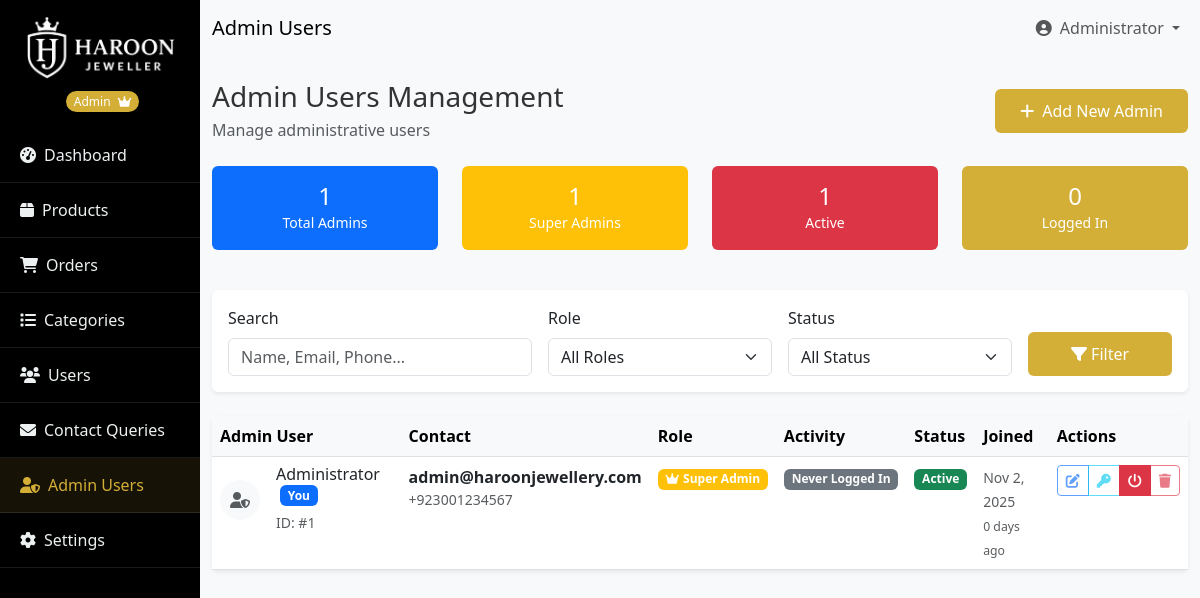
Page /admin/admins.php (signed in) on the committed database.
### tables this page shows
CREATE TABLE users (
    id INT PRIMARY KEY AUTO_INCREMENT,
    name VARCHAR(100) NOT NULL,
    email VARCHAR(255) UNIQUE NOT NULL,
    mobile VARCHAR(15) NOT NULL,
    password VARCHAR(255) NOT NULL,
    address TEXT,
    city VARCHAR(100),
    country VARCHAR(100),
    theme_preference ENUM('light', 'dark') DEFAULT 'light',
    created_at TIMESTAMP DEFAULT CURRENT_TIMESTAMP,
    updated_at TIMESTAMP DEFAULT CURRENT_TIMESTAMP ON UPDATE CURRENT_TIMESTAMP,
    status ENUM('active', 'inactive') DEFAULT 'active',
    remember_token VARCHAR(255),
    token_expiry TIMESTAMP DEFAULT CURRENT_TIMESTAMP,
    role ENUM('customer', 'admin', 'manager') DEFAULT 'customer',
    permissions JSON NULL,
    last_login DATETIME NULL,
    is_super_admin BOOLEAN DEFAULT FALSE
);

### admin/admins.php (the view, shortened to what this page needs)
<?php
require_once 'includes/admin-header.php';
$db = new Database();
$conn = $db->getConnection();
$search = isset($_GET['search']) ? trim($_GET['search']) : '';
$page = isset($_GET['page']) ? max(1, intval($_GET['page'])) : 1;
$limit = 15;
$offset = ($page - 1) * $limit;
$whereConditions = ["u.role = 'admin'"];
$params = [];
$whereClause = implode(' AND ', $whereConditions);
$sql = "SELECT
            u.*,
            (SELECT COUNT(*) FROM orders WHERE user_id = u.id) as managed_orders,
            (SELECT COUNT(*) FROM products) as total_products,
            DATEDIFF(CURDATE(), u.created_at) as days_since_join
        FROM users u
        WHERE $whereClause
        ORDER BY u.is_super_admin DESC, u.created_at DESC
        LIMIT $limit OFFSET $offset";
$stmt = $conn->prepare($sql);
$stmt->execute($params);
$admins = $stmt->fetchAll(PDO::FETCH_ASSOC);
$stats_stmt = $conn->query("
    SELECT
        COUNT(*) as total_admins,
        SUM(CASE WHEN is_super_admin = 1 THEN 1 ELSE 0 END) as super_admins,
        SUM(CASE WHEN status = 'active' THEN 1 ELSE 0 END) as active_admins,
        SUM(CASE WHEN last_login IS NOT NULL THEN 1 ELSE 0 END) as logged_in_admins
    FROM users
    WHERE role = 'admin'
");
$stats = $stats_stmt->fetch(PDO::FETCH_ASSOC);
?>
<div class="container-fluid py-4">
    <div class="d-flex justify-content-between align-items-center mb-4">
        <div>
            <h1 class="h3 brand-font mb-1">Admin Users Management</h1>
            <p class="text-muted mb-0">Manage administrative users</p>
        </div>
        <div>
            <button type="button" class="btn btn-gold" data-bs-toggle="modal" data-bs-target="#addAdminModal">
                <i class="fas fa-plus me-2"></i>Add New Admin
            </button>
        </div>
    </div>
    <div class="row mb-4">
        <div class="col-xl-3 col-md-4 col-6 mb-3">
            <div class="card border-0 bg-primary text-white">
                <div class="card-body text-center p-3">
                    <h4 class="mb-0"><?php echo $stats['total_admins']; ?></h4>
                    <small>Total Admins</small>
                </div>
            </div>
        </div>
        <div class="col-xl-3 col-md-4 col-6 mb-3">
            <div class="card border-0 bg-warning text-white">
                <div class="card-body text-center p-3">
                    <h4 class="mb-0"><?php echo $stats['super_admins']; ?></h4>
                    <small>Super Admins</small>
                </div>
            </div>
        </div>
        <div class="col-xl-3 col-md-4 col-6 mb-3">
            <div class="card border-0 bg-danger text-white">
                <div class="card-body text-center p-3">
                    <h4 class="mb-0"><?php echo $stats['active_admins']; ?></h4>
                    <small>Active</small>
                </div>
            </div>
        </div>
        <div class="col-xl-3 col-md-4 col-6 mb-3">
            <div class="card border-0 bg-gold text-white">
                <div class="card-body text-center p-3">
                    <h4 class="mb-0"><?php echo $stats['logged_in_admins']; ?></h4>
                    <small>Logged In</small>
                </div>
            </div>
        </div>
    </div>
    <div class="card border-0 shadow-sm mb-4">
        <div class="card-body">
            <form method="GET" action="" class="row g-3 align-items-end">
                <div class="col-md-4">
                    <label for="search" class="form-label">Search</label>
                    <input type="text" class="form-control" id="search" name="search"
                           value="<?php echo htmlspecialchars($search); ?>"
                           placeholder="Name, Email, Phone...">
                </div>
                <div class="col-md-3">
                    <label for="role" class="form-label">Role</label>
                    <select class="form-select" id="role" name="role">
                        <option value="all">All Roles</option>
                    </select>
                </div>
                <div class="col-md-3">
                    <label for="status" class="form-label">Status</label>
                    <select class="form-select" id="status" name="status">
                        <option value="all">All Status</option>
                    </select>
                </div>
                <div class="col-md-2">
                    <button type="submit" class="btn btn-gold w-100">
                        <i class="fas fa-filter"></i> Filter
                    </button>
                </div>
            </form>
        </div>
    </div>
    <div class="card border-0 shadow-sm">
        <div class="card-body p-0">
            <div class="table-responsive">
                <table class="table table-hover mb-0">
                    <thead class="table-light">
                        <tr>
                            <th>Admin User</th>
                            <th>Contact</th>
                            <th>Role</th>
                            <th>Activity</th>
                            <th>Status</th>
                            <th>Joined</th>
                            <th>Actions</th>
                        </tr>
                    </thead>
                    <tbody>
                        <?php if (!empty($admins)): ?>
                            <?php foreach ($admins as $admin): ?>
                                <tr>
                                    <td>
                                        <div class="d-flex align-items-center">
                                            <div class="flex-shrink-0 me-3">
                                                <div class="bg-light rounded-circle d-flex align-items-center justify-content-center"
                                                     style="width: 40px; height: 40px;">
                                                    <i class="fas fa-user-shield text-muted"></i>
                                                </div>
                                            </div>
                                            <div class="flex-grow-1">
                                                <h6 class="mb-1">
                                                    <?php echo htmlspecialchars($admin['name']); ?>
                                                    <?php if ($admin['id'] == $_SESSION['admin_id']): ?>
                                                        <span class="badge bg-primary ms-1">You</span>
                                                    <?php endif; ?>
                                                </h6>
                                                <small class="text-muted">ID: #<?php echo $admin['id']; ?></small>
                                            </div>
                                        </div>
                                    </td>
                                    <td>
                                        <div>
                                            <strong><?php echo htmlspecialchars($admin['email']); ?></strong>
                                            <small class="text-muted d-block"><?php echo htmlspecialchars($admin['mobile']); ?></small>
                                        </div>
                                    </td>
                                    <td>
                                        <div>
                                            <?php if ($admin['is_super_admin']): ?>
                                                <span class="badge bg-warning">
                                                    <i class="fas fa-crown me-1"></i>Super Admin
                                                </span>
                                            <?php else: ?>
                                                <span class="badge bg-info">
                                                    Admin
                                                </span>
                                            <?php endif; ?>
                                        </div>
                                    </td>
                                    <td>
                                        <?php if ($admin['last_login']): ?>
                                            <small class="text-muted">
                                                Last Login: <?php echo date('M j, Y', strtotime($admin['last_login'])); ?>
                                                <br>
                                                <small><?php echo date('g:i A', strtotime($admin['last_login'])); ?></small>
                                            </small>
                                        <?php else: ?>
                                            <span class="badge bg-secondary">Never Logged In</span>
                                        <?php endif; ?>
                                    </td>
                                    <td>
                                        <span class="badge bg-<?php echo $admin['status'] === 'active' ? 'success' : 'secondary'; ?>">
                                            <?php echo ucfirst($admin['status']); ?>
                                        </span>
                                    </td>
                                    <td>
                                        <small class="text-muted">
                                            <?php echo date('M j, Y', strtotime($admin['created_at'])); ?>
                                            <br>
                                            <small><?php echo $admin['days_since_join']; ?> days ago</small>
                                        </small>
                                    </td>
                                    <td>
                                        <div class="btn-group btn-group-sm">
                                            <button type="button" class="btn btn-outline-primary"
                                                    data-bs-toggle="modal"
                                                    data-bs-target="#editAdminModal"
                                                    onclick="loadAdminData(<?php echo $admin['id']; ?>, '<?php echo htmlspecialchars($admin['name']); ?>', '<?php echo htmlspecialchars($admin['email']); ?>', '<?php echo htmlspecialchars($admin['mobile']); ?>', '<?php echo $admin['status']; ?>', <?php echo $admin['is_super_admin'] ? 1 : 0; ?>)"
                                                    title="Edit Admin"
                                                    <?php echo ($admin['id'] == $_SESSION['admin_id']) ? 'disabled' : ''; ?>>
                                                <i class="fas fa-edit"></i>
                                            </button>
                                            <button type="button" class="btn btn-outline-info"
                                                    data-bs-toggle="modal"
                                                    data-bs-target="#changePasswordModal"
                                                    onclick="setAdminForPasswordChange(<?php echo $admin['id']; ?>, '<?php echo htmlspecialchars($admin['name']); ?>')"
                                                    title="Change Password"
                                                    <?php echo ($admin['id'] == $_SESSION['admin_id']) ? 'disabled' : ''; ?>>
                                                <i class="fas fa-key"></i>
                                            </button>
                                            <a href="?action=toggle_status&id=<?php echo $admin['id']; ?>"
                                               class="btn btn-<?php echo $admin['status'] === 'active' ? 'danger' : 'success'; ?>"
                                               title="<?php echo $admin['status'] === 'active' ? 'Deactivate' : 'Activate'; ?>"
                                               <?php echo ($admin['id'] == $_SESSION['admin_id']) ? 'disabled' : ''; ?>>
                                                <i class="fas fa-power-off"></i>
                                            </a>
                                            <button type="button" class="btn btn-outline-danger"
                                                    data-bs-toggle="modal"
                                                    data-bs-target="#deleteAdminModal"
                                                    onclick="setAdminForDeletion(<?php echo $admin['id']; ?>, '<?php echo htmlspecialchars($admin['name']); ?>')"
                                                    title="Delete"
                                                    <?php echo ($admin['id'] == $_SESSION['admin_id']) ? 'disabled' : ''; ?>>
                                                <i class="fas fa-trash"></i>
                                            </button>
                                        </div>
                                    </td>
                                </tr>
                            <?php endforeach; ?>
                        <?php endif; ?>
                    </tbody>
                </table>
            </div>
        </div>
    </div>
</div>
<?php require_once 'includes/admin-footer.php'; ?>

### rows in the picture
users: name "Administrator", shows "You", id "1", email "admin@haroonjewellery.com", mobile "+923001234567", is_super_admin 1 (drawn), shows "Never Logged In", status "Active", created_at "Nov 2, 2025", days_since_join "0"

### other values in the picture
$_SESSION['admin_role'] "Admin"
$pageTitles[basename($_SERVER['PHP_SELF'])] "Admin Users"
$_SESSION['admin_name'] "Administrator"
$stats['total_admins'] "1"
$stats['super_admins'] "1"
$stats['active_admins'] "1"
$stats['logged_in_admins'] "0"
